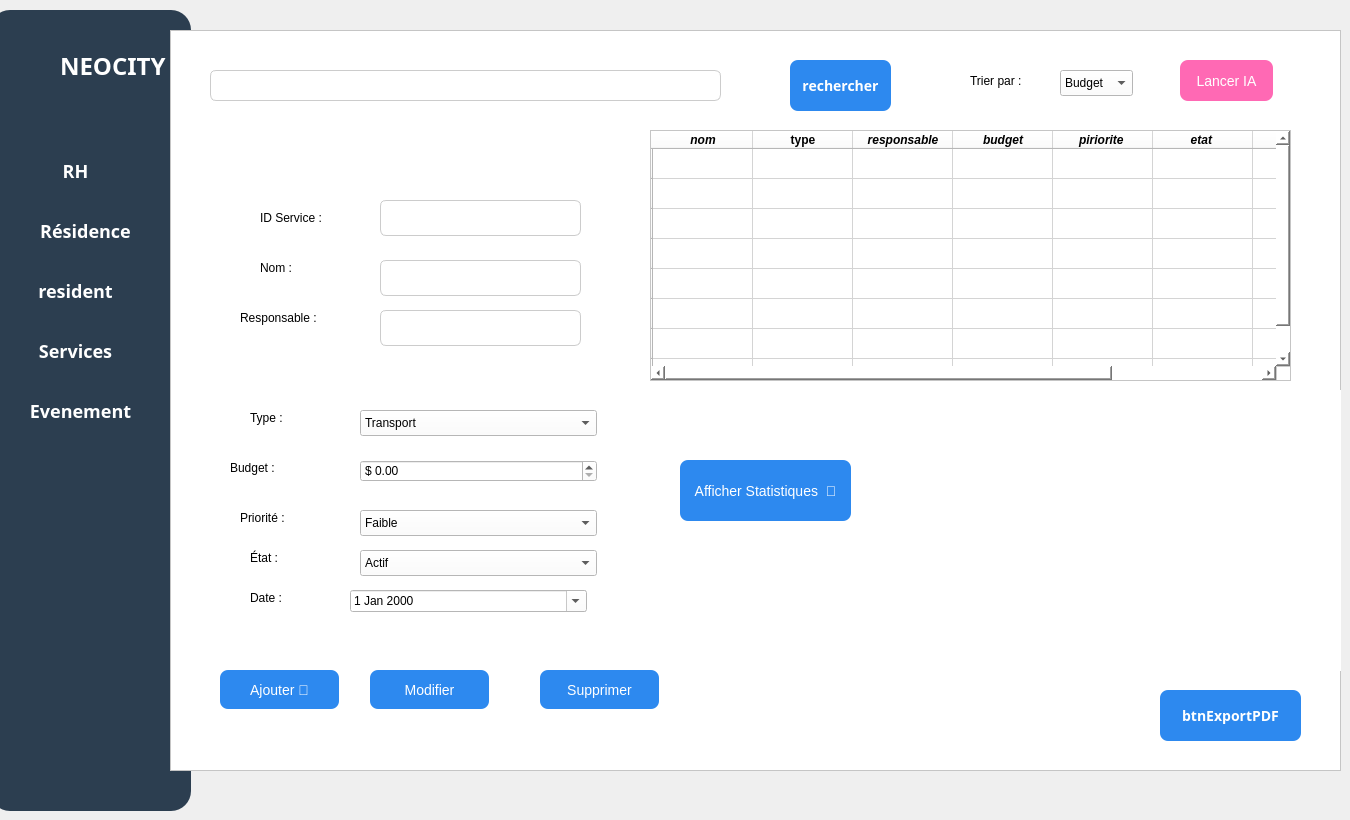
    <widget class="QWidget" name="page_6">
     <widget class="QFrame" name="frame_9">
      <property name="geometry">
       <rect>
        <x>-10</x>
        <y>10</y>
        <width>201</width>
        <height>801</height>
       </rect>
      </property>
      <property name="styleSheet">
       <string notr="true">QFrame {
 border-radius: 20px;
background-color : #2C3E50;
}</string>
      </property>
      <property name="frameShape">
       <enum>QFrame::Shape::StyledPanel</enum>
      </property>
      <property name="frameShadow">
       <enum>QFrame::Shadow::Raised</enum>
      </property>
      <widget class="QLabel" name="label_64">
       <property name="geometry">
        <rect>
         <x>70</x>
         <y>40</y>
         <width>121</width>
         <height>31</height>
        </rect>
       </property>
       <property name="font">
        <font>
         <family>Bahnschrift</family>
         <pointsize>18</pointsize>
         <bold>true</bold>
        </font>
       </property>
       <property name="styleSheet">
        <string notr="true">color: rgb(255, 255, 255);</string>
       </property>
       <property name="text">
        <string>NEOCITY</string>
       </property>
      </widget>
      <widget class="QPushButton" name="RH_6">
       <property name="geometry">
        <rect>
         <x>20</x>
         <y>130</y>
         <width>131</width>
         <height>61</height>
        </rect>
       </property>
       <property name="font">
        <font>
         <family>Bahnschrift</family>
         <pointsize>-1</pointsize>
         <bold>true</bold>
        </font>
       </property>
       <property name="styleSheet">
        <string notr="true">QPushButton {
    background-color: #2C3E50;
    color: white;
    border-radius: 8px;
    padding: 10px;
    font-size: 18px;
}
QPushButton:hover {
    background-color: #1E5BB8;
}
QPushButton:pressed {
    background-color: #FFFFFF;
}</string>
       </property>
       <property name="text">
        <string>RH</string>
       </property>
      </widget>
      <widget class="QPushButton" name="residence_7">
       <property name="geometry">
        <rect>
         <x>10</x>
         <y>190</y>
         <width>171</width>
         <height>61</height>
        </rect>
       </property>
       <property name="font">
        <font>
         <family>Bahnschrift</family>
         <pointsize>-1</pointsize>
         <bold>true</bold>
        </font>
       </property>
       <property name="styleSheet">
        <string notr="true">QPushButton {
    background-color: #2C3E50;
    color: white;
    border-radius: 8px;
    padding: 10px;
    font-size: 18px;
}
QPushButton:hover {
    background-color: #1E5BB8;
}
QPushButton:pressed {
    background-color: #FFFFFF;
}</string>
       </property>
       <property name="text">
        <string>Résidence</string>
       </property>
      </widget>
      <widget class="QPushButton" name="resident_8">
       <property name="geometry">
        <rect>
         <x>0</x>
         <y>250</y>
         <width>171</width>
         <height>61</height>
        </rect>
       </property>
       <property name="font">
        <font>
         <family>Bahnschrift</family>
         <pointsize>-1</pointsize>
         <bold>true</bold>
        </font>
       </property>
       <property name="styleSheet">
        <string notr="true">QPushButton {
    background-color: #2C3E50;
    color: white;
    border-radius: 8px;
    padding: 10px;
    font-size: 18px;
}
QPushButton:hover {
    background-color: #1E5BB8;
}
QPushButton:pressed {
    background-color: #FFFFFF;
}</string>
       </property>
       <property name="text">
        <string>resident</string>
       </property>
      </widget>
      <widget class="QPushButton" name="Evenements_8">
       <property name="geometry">
        <rect>
         <x>0</x>
         <y>370</y>
         <width>181</width>
         <height>61</height>
        </rect>
       </property>
       <property name="font">
        <font>
         <family>Bahnschrift</family>
         <pointsize>-1</pointsize>
         <bold>true</bold>
        </font>
       </property>
       <property name="styleSheet">
        <string notr="true">QPushButton {
    background-color: #2C3E50;
    color: white;
    border-radius: 8px;
    padding: 10px;
    font-size: 18px;
}
QPushButton:hover {
    background-color: #1E5BB8;
}
QPushButton:pressed {
    background-color: #FFFFFF;
}</string>
       </property>
       <property name="text">
        <string>Evenement</string>
       </property>
      </widget>
      <widget class="QPushButton" name="pushButton_29">
       <property name="geometry">
        <rect>
         <x>0</x>
         <y>310</y>
         <width>171</width>
         <height>61</height>
        </rect>
       </property>
       <property name="font">
        <font>
         <family>Bahnschrift</family>
         <pointsize>-1</pointsize>
         <bold>true</bold>
        </font>
       </property>
       <property name="styleSheet">
        <string notr="true">QPushButton {
    background-color: #2C3E50;
    color: white;
    border-radius: 8px;
    padding: 10px;
    font-size: 18px;
}
QPushButton:hover {
    background-color: #1E5BB8;
}
QPushButton:pressed {
    background-color: #FFFFFF;
}</string>
       </property>
       <property name="text">
        <string>Services</string>
       </property>
      </widget>
      <widget class="QLabel" name="label_65">
       <property name="geometry">
        <rect>
         <x>10</x>
         <y>30</y>
         <width>51</width>
         <height>51</height>
        </rect>
       </property>
       <property name="text">
        <string/>
       </property>
       <property name="textFormat">
        <enum>Qt::TextFormat::MarkdownText</enum>
       </property>
       <property name="pixmap">
        <pixmap resource="img.qrc">:/cropped_circle_image.png</pixmap>
       </property>
       <property name="scaledContents">
        <bool>true</bool>
       </property>
       <property name="wordWrap">
        <bool>false</bool>
       </property>
       <property name="openExternalLinks">
        <bool>false</bool>
       </property>
       <property name="textInteractionFlags">
        <set>Qt::TextInteractionFlag::NoTextInteraction</set>
       </property>
      </widget>
     </widget>
     <widget class="QFrame" name="frame_10">
      <property name="geometry">
       <rect>
        <x>170</x>
        <y>30</y>
        <width>1171</width>
        <height>741</height>
       </rect>
      </property>
      <property name="styleSheet">
       <string notr="true">background-color: rgb(255, 255, 255);</string>
      </property>
      <property name="frameShape">
       <enum>QFrame::Shape::StyledPanel</enum>
      </property>
      <property name="frameShadow">
       <enum>QFrame::Shadow::Raised</enum>
      </property>
      <widget class="QLabel" name="label_priority">
       <property name="geometry">
        <rect>
         <x>70</x>
         <y>470</y>
         <width>55</width>
         <height>35</height>
        </rect>
       </property>
       <property name="text">
        <string>Priorité :</string>
       </property>
      </widget>
      <widget class="QLabel" name="label_date">
       <property name="geometry">
        <rect>
         <x>80</x>
         <y>550</y>
         <width>39</width>
         <height>35</height>
        </rect>
       </property>
       <property name="text">
        <string>Date :</string>
       </property>
      </widget>
      <widget class="QPushButton" name="ajouterButton">
       <property name="geometry">
        <rect>
         <x>50</x>
         <y>640</y>
         <width>119</width>
         <height>39</height>
        </rect>
       </property>
       <property name="styleSheet">
        <string notr="true">QPushButton {
    background-color: #2D89EF;
    color: white;
    border-radius: 8px;
    padding: 10px;
    font-size: 14px;
}
QPushButton:hover {
    background-color: #1E5BB8;
}
QPushButton:pressed {
    background-color: #FFFFFF;
}</string>
       </property>
       <property name="text">
        <string>Ajouter 🥰</string>
       </property>
      </widget>
      <widget class="QLabel" name="label_resp">
       <property name="geometry">
        <rect>
         <x>70</x>
         <y>270</y>
         <width>91</width>
         <height>35</height>
        </rect>
       </property>
       <property name="text">
        <string>Responsable :</string>
       </property>
      </widget>
      <widget class="QLineEdit" name="lineEdit_responsable">
       <property name="geometry">
        <rect>
         <x>210</x>
         <y>280</y>
         <width>201</width>
         <height>36</height>
        </rect>
       </property>
       <property name="styleSheet">
        <string notr="true">
QLineEdit {
	
    border: 1px solid #ccc;
    border-radius: 6px;
    padding: 8px;
    font-size: 12px;
}
</string>
       </property>
      </widget>
      <widget class="QDateEdit" name="dateEdit_date">
       <property name="geometry">
        <rect>
         <x>180</x>
         <y>560</y>
         <width>237</width>
         <height>22</height>
        </rect>
       </property>
       <property name="styleSheet">
        <string notr="true">QPushButton {
    background-color: #2D89EF;
    color: white;
    border-radius: 8px;
    padding: 10px;
    font-size: 14px;
}
QPushButton:hover {
    background-color: #1E5BB8;
}
QPushButton:pressed {
    background-color: #FFFFFF;
}</string>
       </property>
       <property name="calendarPopup">
        <bool>true</bool>
       </property>
      </widget>
      <widget class="QComboBox" name="combo_priority">
       <property name="geometry">
        <rect>
         <x>190</x>
         <y>480</y>
         <width>237</width>
         <height>26</height>
        </rect>
       </property>
       <property name="styleSheet">
        <string notr="true">QPushButton {
    background-color: #2D89EF;
    color: white;
    border-radius: 8px;
    padding: 10px;
    font-size: 14px;
}
QPushButton:hover {
    background-color: #1E5BB8;
}
QPushButton:pressed {
    background-color: #FFFFFF;
}</string>
       </property>
       <item>
        <property name="text">
         <string>Faible</string>
        </property>
       </item>
       <item>
        <property name="text">
         <string>Moyen</string>
        </property>
       </item>
       <item>
        <property name="text">
         <string>Élevé</string>
        </property>
       </item>
      </widget>
      <widget class="QComboBox" name="combo_type">
       <property name="geometry">
        <rect>
         <x>190</x>
         <y>380</y>
         <width>237</width>
         <height>26</height>
        </rect>
       </property>
       <property name="styleSheet">
        <string notr="true">QLineEdit {
	background-color: rgb(0, 0, 0);
    border: 1px solid #ccc;
    border-radius: 6px;
    padding: 8px;
    font-size: 12px;
}
QLineEdit:focus {
    border: 1px solid #2D89EF;
    background-color: #FFFFFF;
}     QLineEdit {
	
    border: 1px solid #ccc;
    border-radius: 6px;
    padding: 8px;
    font-size: 12px;
}
</string>
       </property>
       <item>
        <property name="text">
         <string>Transport</string>
        </property>
       </item>
       <item>
        <property name="text">
         <string>Propreté</string>
        </property>
       </item>
       <item>
        <property name="text">
         <string>Éclairage</string>
        </property>
       </item>
       <item>
        <property name="text">
         <string>Eau</string>
        </property>
       </item>
       <item>
        <property name="text">
         <string>Santé</string>
        </property>
       </item>
       <item>
        <property name="text">
         <string>Sécurité</string>
        </property>
       </item>
      </widget>
      <widget class="QComboBox" name="combo_state">
       <property name="geometry">
        <rect>
         <x>190</x>
         <y>520</y>
         <width>237</width>
         <height>26</height>
        </rect>
       </property>
       <property name="styleSheet">
        <string notr="true">QPushButton {
    background-color: #2D89EF;
    color: white;
    border-radius: 8px;
    padding: 10px;
    font-size: 14px;
}
QPushButton:hover {
    background-color: #1E5BB8;
}
QPushButton:pressed {
    background-color: #FFFFFF;
}</string>
       </property>
       <item>
        <property name="text">
         <string>Actif</string>
        </property>
       </item>
       <item>
        <property name="text">
         <string>En attente</string>
        </property>
       </item>
       <item>
        <property name="text">
         <string>Suspendu</string>
        </property>
       </item>
      </widget>
      <widget class="QLabel" name="label_type">
       <property name="geometry">
        <rect>
         <x>80</x>
         <y>370</y>
         <width>38</width>
         <height>35</height>
        </rect>
       </property>
       <property name="text">
        <string>Type :</string>
       </property>
      </widget>
      <widget class="QLabel" name="label_budget">
       <property name="geometry">
        <rect>
         <x>60</x>
         <y>420</y>
         <width>55</width>
         <height>35</height>
        </rect>
       </property>
       <property name="text">
        <string>Budget :</string>
       </property>
      </widget>
      <widget class="QPushButton" name="supprimerButton">
       <property name="geometry">
        <rect>
         <x>370</x>
         <y>640</y>
         <width>119</width>
         <height>39</height>
        </rect>
       </property>
       <property name="styleSheet">
        <string notr="true">QPushButton {
    background-color: #2D89EF;
    color: white;
    border-radius: 8px;
    padding: 10px;
    font-size: 14px;
}
QPushButton:hover {
    background-color: #1E5BB8;
}
QPushButton:pressed {
    background-color: #FFFFFF;
}</string>
       </property>
       <property name="text">
        <string>Supprimer</string>
       </property>
      </widget>
      <widget class="QDoubleSpinBox" name="spin_budget">
       <property name="geometry">
        <rect>
         <x>190</x>
         <y>430</y>
         <width>237</width>
         <height>22</height>
        </rect>
       </property>
       <property name="styleSheet">
        <string notr="true">QLineEdit {
	background-color: rgb(0, 0, 0);
    border: 1px solid #ccc;
    border-radius: 6px;
    padding: 8px;
    font-size: 12px;
}
QLineEdit:focus {
    border: 1px solid #2D89EF;
    background-color: #FFFFFF;
}</string>
       </property>
       <property name="prefix">
        <string>$ </string>
       </property>
       <property name="maximum">
        <double>100000000.000000000000000</double>
       </property>
      </widget>
      <widget class="QLabel" name="label_state">
       <property name="geometry">
        <rect>
         <x>80</x>
         <y>510</y>
         <width>33</width>
         <height>35</height>
        </rect>
       </property>
       <property name="text">
        <string>État :</string>
       </property>
      </widget>
      <widget class="QLabel" name="label_id">
       <property name="geometry">
        <rect>
         <x>90</x>
         <y>170</y>
         <width>73</width>
         <height>35</height>
        </rect>
       </property>
       <property name="text">
        <string>ID Service :</string>
       </property>
      </widget>
      <widget class="QLineEdit" name="lineEdit_Nom">
       <property name="geometry">
        <rect>
         <x>210</x>
         <y>230</y>
         <width>201</width>
         <height>36</height>
        </rect>
       </property>
       <property name="styleSheet">
        <string notr="true">QLineEdit {
	
    border: 1px solid #ccc;
    border-radius: 6px;
    padding: 8px;
    font-size: 12px;
}
QLineEdit:focus {
    border: 1px solid #2D89EF;
    background-color: #FFFFFF;
}</string>
       </property>
      </widget>
      <widget class="QPushButton" name="modifierButton">
       <property name="geometry">
        <rect>
         <x>200</x>
         <y>640</y>
         <width>119</width>
         <height>39</height>
        </rect>
       </property>
       <property name="styleSheet">
        <string notr="true">QPushButton {
    background-color: #2D89EF;
    color: white;
    border-radius: 8px;
    padding: 10px;
    font-size: 14px;
}
QPushButton:hover {
    background-color: #1E5BB8;
}
QPushButton:pressed {
    background-color: #FFFFFF;
}</string>
       </property>
       <property name="text">
        <string>Modifier</string>
       </property>
      </widget>
      <widget class="QLabel" name="label_name">
       <property name="geometry">
        <rect>
         <x>90</x>
         <y>220</y>
         <width>40</width>
         <height>35</height>
        </rect>
       </property>
       <property name="text">
        <string>Nom :</string>
       </property>
      </widget>
      <widget class="QLineEdit" name="lineEdit_id">
       <property name="geometry">
        <rect>
         <x>210</x>
         <y>170</y>
         <width>201</width>
         <height>36</height>
        </rect>
       </property>
       <property name="minimumSize">
        <size>
         <width>8</width>
         <height>0</height>
        </size>
       </property>
       <property name="styleSheet">
        <string notr="true">QLineEdit {
	
    border: 1px solid #ccc;
    border-radius: 6px;
    padding: 8px;
    font-size: 12px;
}

QLineEdit:focus {
    border: 1px solid #2D89EF;
    background-color: #FFFFFF;
}
</string>
       </property>
      </widget>
      <widget class="QLineEdit" name="Rechercher_Service">
       <property name="geometry">
        <rect>
         <x>40</x>
         <y>40</y>
         <width>511</width>
         <height>31</height>
        </rect>
       </property>
       <property name="toolTip">
        <string>&lt;html&gt;&lt;head/&gt;&lt;body&gt;&lt;p align=&quot;center&quot;&gt;recherche un employée&lt;/p&gt;&lt;/body&gt;&lt;/html&gt;</string>
       </property>
       <property name="styleSheet">
        <string notr="true">QLineEdit {
	
    border: 1px solid #ccc;
    border-radius: 6px;
    padding: 8px;
    font-size: 12px;
}
QLineEdit:focus {
    border: 1px solid #2D89EF;
    background-color: #FFFFFF;
}</string>
       </property>
       <property name="text">
        <string/>
       </property>
      </widget>
      <widget class="QPushButton" name="Rechercher_Services">
       <property name="geometry">
        <rect>
         <x>620</x>
         <y>30</y>
         <width>101</width>
         <height>51</height>
        </rect>
       </property>
       <property name="font">
        <font>
         <family>Bahnschrift</family>
         <pointsize>-1</pointsize>
         <bold>true</bold>
        </font>
       </property>
       <property name="styleSheet">
        <string notr="true">QPushButton {
    background-color: #2D89EF;
    color: white;
    border-radius: 8px;
    padding: 10px;
    font-size: 14px;
}
QPushButton:hover {
    background-color: #1E5BB8;
}
QPushButton:pressed {
    background-color: #FFFFFF;
}</string>
       </property>
       <property name="text">
        <string>rechercher</string>
       </property>
      </widget>
      <widget class="QLabel" name="label_sort">
       <property name="geometry">
        <rect>
         <x>800</x>
         <y>30</y>
         <width>62</width>
         <height>41</height>
        </rect>
       </property>
       <property name="text">
        <string>Trier par :</string>
       </property>
      </widget>
      <widget class="QComboBox" name="combo_sort">
       <property name="geometry">
        <rect>
         <x>890</x>
         <y>40</y>
         <width>73</width>
         <height>26</height>
        </rect>
       </property>
       <property name="styleSheet">
        <string notr="true">QLineEdit {
	background-color: rgb(0, 0, 0);
    border: 1px solid #ccc;
    border-radius: 6px;
    padding: 8px;
    font-size: 12px;
}
QLineEdit:focus {
    border: 1px solid #2D89EF;
    background-color: #FFFFFF;
}</string>
       </property>
       <item>
        <property name="text">
         <string>Budget</string>
        </property>
       </item>
       <item>
        <property name="text">
         <string>Priorité</string>
        </property>
       </item>
       <item>
        <property name="text">
         <string>État</string>
        </property>
       </item>
      </widget>
      <widget class="QPushButton" name="btnIA">
       <property name="geometry">
        <rect>
         <x>1010</x>
         <y>30</y>
         <width>93</width>
         <height>41</height>
        </rect>
       </property>
       <property name="styleSheet">
        <string notr="true">QPushButton {
    background-color: rgb(255, 105, 180); /* rose vif */
    color: white;
    border-radius: 8px;
    padding: 10px;
    font-size: 14px;
}
</string>
       </property>
       <property name="text">
        <string>Lancer IA</string>
       </property>
      </widget>
      <widget class="QTableWidget" name="tableServices">
       <property name="geometry">
        <rect>
         <x>480</x>
         <y>100</y>
         <width>641</width>
         <height>251</height>
        </rect>
       </property>
       <property name="minimumSize">
        <size>
         <width>220</width>
         <height>50</height>
        </size>
       </property>
       <property name="autoFillBackground">
        <bool>true</bool>
       </property>
       <property name="styleSheet">
        <string notr="true"/>
       </property>
       <property name="rowCount">
        <number>8</number>
       </property>
       <property name="columnCount">
        <number>8</number>
       </property>
       <row>
        <property name="text">
         <string/>
        </property>
       </row>
       <row>
        <property name="text">
         <string/>
        </property>
       </row>
       <row>
        <property name="text">
         <string/>
        </property>
       </row>
       <row>
        <property name="text">
         <string/>
        </property>
       </row>
       <row>
        <property name="text">
         <string/>
        </property>
       </row>
       <row>
        <property name="text">
         <string/>
        </property>
       </row>
       <row>
        <property name="text">
         <string/>
        </property>
       </row>
       <row>
        <property name="text">
         <string/>
        </property>
       </row>
       <column>
        <property name="text">
         <string>nom</string>
        </property>
        <property name="font">
         <font>
          <pointsize>9</pointsize>
          <italic>true</italic>
          <bold>true</bold>
          <underline>false</underline>
          <strikeout>false</strikeout>
         </font>
        </property>
        <property name="background">
         <color>
          <red>255</red>
          <green>255</green>
          <blue>255</blue>
         </color>
        </property>
       </column>
       <column>
        <property name="text">
         <string>type</string>
        </property>
        <property name="font">
         <font>
          <bold>true</bold>
         </font>
        </property>
        <property name="background">
         <color alpha="114">
          <red>255</red>
          <green>255</green>
          <blue>255</blue>
         </color>
        </property>
       </column>
       <column>
        <property name="text">
         <string>responsable</string>
        </property>
        <property name="font">
         <font>
          <italic>true</italic>
          <bold>true</bold>
         </font>
        </property>
        <property name="background">
         <color alpha="114">
          <red>255</red>
          <green>255</green>
          <blue>255</blue>
         </color>
        </property>
       </column>
       <column>
        <property name="text">
         <string>budget</string>
        </property>
        <property name="font">
         <font>
          <italic>true</italic>
          <bold>true</bold>
         </font>
        </property>
        <property name="background">
         <color alpha="114">
          <red>255</red>
          <green>255</green>
          <blue>255</blue>
         </color>
        </property>
       </column>
       <column>
        <property name="text">
         <string>piriorite </string>
        </property>
        <property name="font">
         <font>
          <italic>true</italic>
          <bold>true</bold>
         </font>
        </property>
        <property name="background">
         <color alpha="114">
          <red>255</red>
          <green>255</green>
          <blue>255</blue>
         </color>
        </property>
       </column>
       <column>
        <property name="text">
         <string>etat </string>
        </property>
        <property name="font">
         <font>
          <italic>true</italic>
          <bold>true</bold>
         </font>
        </property>
        <property name="background">
         <color alpha="114">
          <red>255</red>
          <green>255</green>
          <blue>255</blue>
         </color>
        </property>
       </column>
       <column>
        <property name="text">
         <string>id</string>
        </property>
        <property name="font">
         <font>
          <italic>true</italic>
          <bold>true</bold>
         </font>
        </property>
        <property name="background">
         <color alpha="0">
          <red>255</red>
          <green>255</green>
          <blue>255</blue>
         </color>
        </property>
       </column>
       <column>
        <property name="text">
         <string>date</string>
        </property>
       </column>
       <item row="0" column="0">
        <property name="text">
         <string/>
        </property>
        <property name="font">
         <font>
          <pointsize>23</pointsize>
         </font>
        </property>
       </item>
      </widget>
      <widget class="QWidget" name="widget" native="true">
       <property name="geometry">
        <rect>
         <x>500</x>
         <y>360</y>
         <width>1011</width>
         <height>281</height>
        </rect>
       </property>
       <widget class="QWidget" name="verticalLayoutWidget">
        <property name="geometry">
         <rect>
          <x>190</x>
          <y>20</y>
          <width>451</width>
          <height>241</height>
         </rect>
        </property>
        <layout class="QVBoxLayout" name="verticalLayout_Service"/>
       </widget>
       <widget class="QPushButton" name="btnStats">
        <property name="geometry">
         <rect>
          <x>10</x>
          <y>70</y>
          <width>171</width>
          <height>61</height>
         </rect>
        </property>
        <property name="styleSheet">
         <string notr="true">QPushButton {
    background-color: #2D89EF;
    color: white;
    border-radius: 8px;
    padding: 10px;
    font-size: 14px;
}
QPushButton:hover {
    background-color: #1E5BB8;
}
QPushButton:pressed {
    background-color: #FFFFFF;
}</string>
        </property>
        <property name="text">
         <string>Afficher Statistiques  🌸</string>
        </property>
       </widget>
      </widget>
      <widget class="QPushButton" name="btnExportPDF_Services">
       <property name="geometry">
        <rect>
         <x>990</x>
         <y>660</y>
         <width>141</width>
         <height>51</height>
        </rect>
       </property>
       <property name="font">
        <font>
         <family>Bahnschrift</family>
         <pointsize>-1</pointsize>
         <bold>true</bold>
        </font>
       </property>
       <property name="styleSheet">
        <string notr="true">QPushButton {
    background-color: #2D89EF;
    color: white;
    border-radius: 8px;
    padding: 10px;
    font-size: 14px;
}
QPushButton:hover {
    background-color: #1E5BB8;
}
QPushButton:pressed {
    background-color: #FFFFFF;
}</string>
       </property>
       <property name="text">
        <string>btnExportPDF</string>
       </property>
      </widget>
     </widget>
    </widget>
